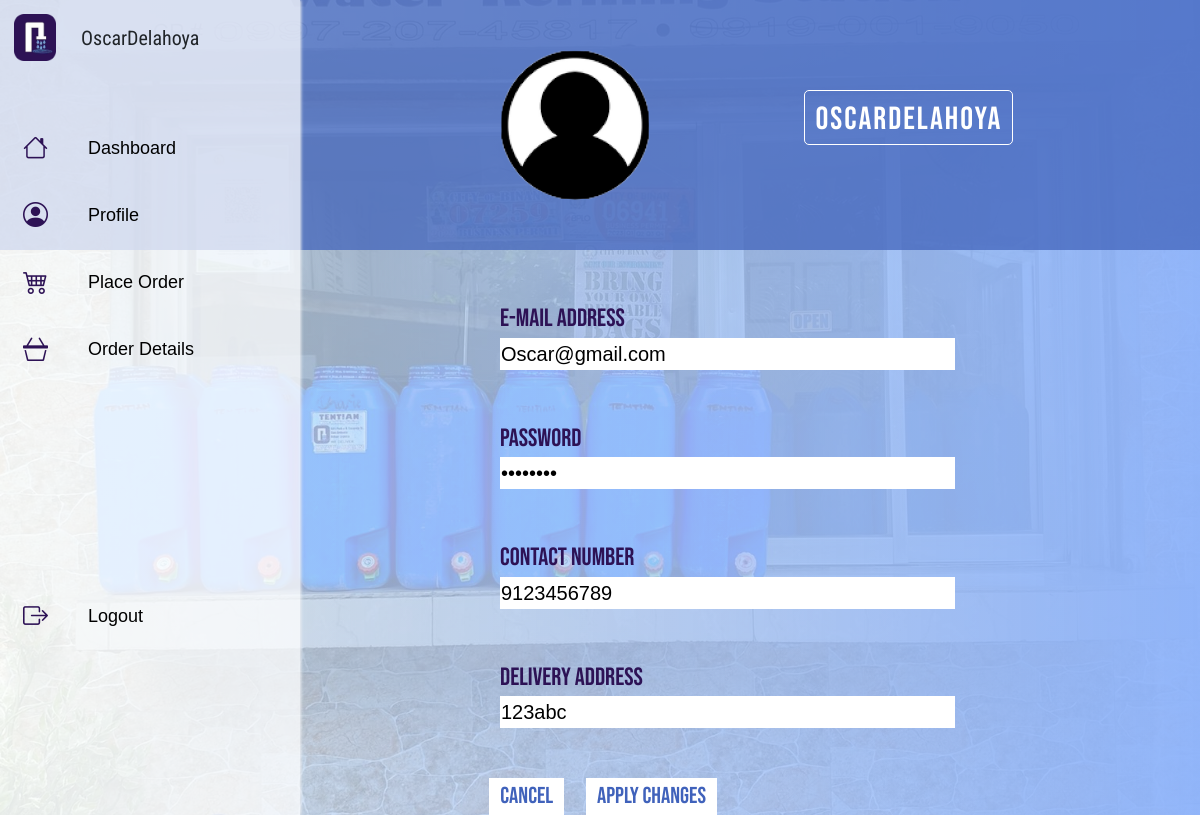
/customer/profile.php (signed in), run on the app's committed database.
### tables this page shows
CREATE TABLE `customer` (
  `customer_id` int(3) NOT NULL,
  `full_name` varchar(50) NOT NULL,
  `email` varchar(50) NOT NULL,
  `password` varchar(18) NOT NULL,
  `complete_address` varchar(250) NOT NULL,
  `contact_number` bigint(15) NOT NULL
);

### customer/profile.php (the view, shortened to what this page needs)
<?php
    $user = $_SESSION['user'];
    include('../Connection/Connection.php');
    $sql = "SELECT email, password, contact_number, complete_address FROM customer WHERE email = :email";
    $stmt = $conn->prepare($sql);
    $stmt->bindValue(':email', $user['email']);
    $stmt->execute();
    $accountInfo = $stmt->fetch(PDO::FETCH_ASSOC);
?>
<!DOCTYPE html>
<html>
<head>
    <link href="https://cdn.jsdelivr.net/npm/bootstrap@5.3.0-alpha3/dist/css/bootstrap.min.css" rel="stylesheet">
    <link rel="stylesheet" href="https://cdn.jsdelivr.net/npm/bootstrap-icons@1.10.5/font/bootstrap-icons.css">
    <link rel="stylesheet" href="../CSS/navstyle.css">
    <link rel="stylesheet" href="https://unpkg.com/aos@next/dist/aos.css"/>
</head>
<body>
    <?php include('../customer/customerSidebar.php') ?>
    <div class="account-header">
        <div class="user-image">
            <img src="../image/icon-placeholder.png" alt="User Image" width="150px" height="150px" data-aos="fade-right" data-aos-duration="500">
            <h2 data-aos="fade-left" data-aos-duration="500"><?= $user['full_name'] ?></h2>
        </div>
    </div>
    <div class="account-body">
        <form method="POST" action="">
            <div class="account-forms" data-aos="fade-up" data-aos-delay="500">
                <label for="email">E-Mail Address</label>
                <input id="email" name="email" type="text" value="<?= htmlspecialchars($accountInfo['email']) ?>">
            </div>
            <div class="account-forms" data-aos="fade-up" data-aos-delay="600">
                <label for="password">Password</label>
                <input id="password" name="password" type="password" value="<?= htmlspecialchars($accountInfo['password']) ?>">
            </div>
            <div class="account-forms" data-aos="fade-up" data-aos-delay="700">
                <label for="contact_number">Contact Number</label>
                <input id="contact_number" name="contact_number" type="text" value="<?= htmlspecialchars($accountInfo['contact_number']) ?>">
            </div>
            <div class="account-forms" data-aos="fade-up" data-aos-delay="800">
                <label for="delivery_address">Delivery Address</label>
                <input id="delivery_address" name="delivery_address" type="text" value="<?= htmlspecialchars($accountInfo['complete_address']) ?>">
            </div>
            <div class="account-button" data-aos="fade-up" data-aos-delay="900">
                <button type="submit" class="button-design">Cancel</button>
                <button type="submit" class="button-design" name="apply_changes">Apply Changes</button>
            </div>
        </form>
    </div>
</body>
</html>

### CSS/navstyle.css (style rules this page uses)
* { padding: 0%; margin: 0%; font-family: sans-serif; }
body { height: 100px; background: linear-gradient(to right, #ebf8faa6, #8fb4fafa), url('../image/store-front.jpg') no-repeat center center fixed; background-size: cover; }
.account-header { background-color: #4063bbb9; width: 100%; padding: 50px 0px; }
.user-image { display: inline-block; margin-left: 500px; }
.user-image h2 { display: inline-block; margin-left: 150px; color: #fff; justify-content: center; border: 1px solid #fff; padding: 10px 10px; border-radius: 5px; font-family: 'Bebas Neue', sans-serif; letter-spacing: 2px; padding-bottom: 4px; }
.account-body { margin-left: 500px; }
.account-forms { display: grid; margin-top: 50px; margin-bottom: 50px; font-size: 20px; width: 65%; }
.account-forms label { font-family: 'Bebas Neue', sans-serif; font-size: 25px; color: #2D1255; }
.account-forms input { border: 1px solid #ffffff00 }
.account-button { text-align: right; margin-right: 370px; margin-top: 50px; font-family: 'Bebas Neue', sans-serif; font-size: 23px; transition: 1s; }
.button-design { padding: 0px 10px; margin-left: -95px; color: #4062BB; background-color: #fff; border: 1px solid #ffffff00; margin-right: 113px; }

### data on the page
customer: email "Oscar@gmail.com", contact_number "9123456789", delivery_address "123abc"

### other printed values
$user['full_name'] "OscarDelahoya"
